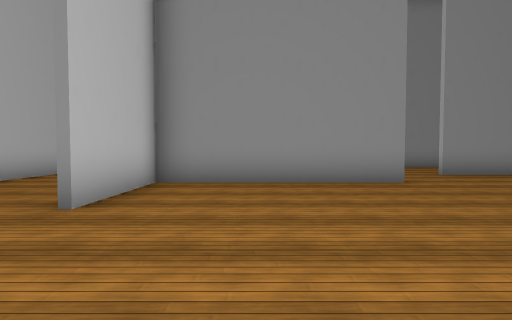
view 1 (above)

17 first-person views from a walk through a Unity game level. The camera is 1.3 m above the floor, tilts 2° down and sees 85° across. The floor is counted in squares, 2 m on a side. Each view is taken from the middle of a square. On the plan, view 1 faces up. The plan holds only what a view shows up to about 9 squares ahead; the rest is blank. The place goes on beyond the plan. The player character is not drawn. Some animated figures are left out. Some surface patterns are stand-ins.

view 2
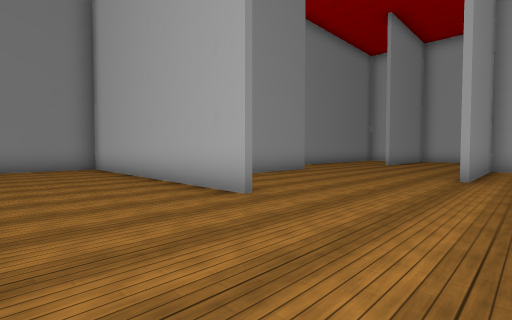

view 3
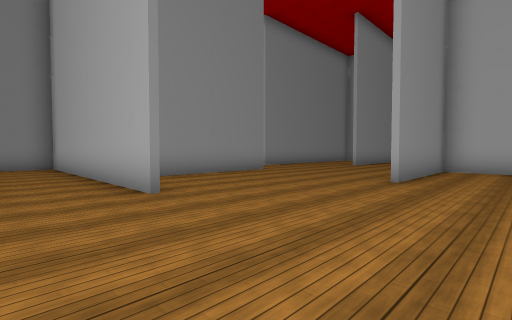

view 4
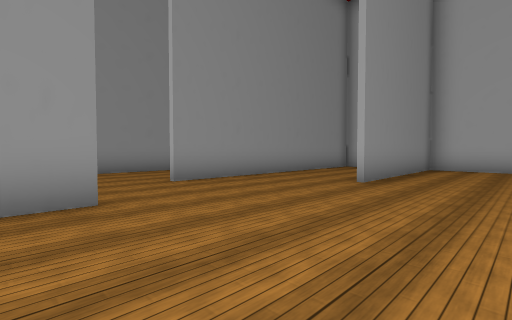

view 5
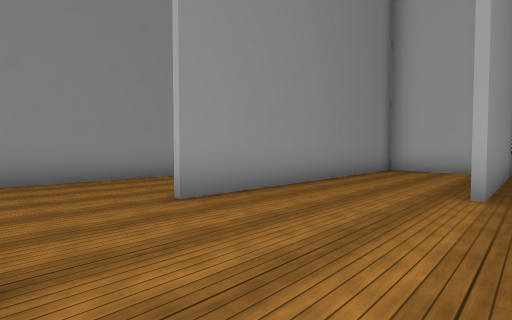

view 6
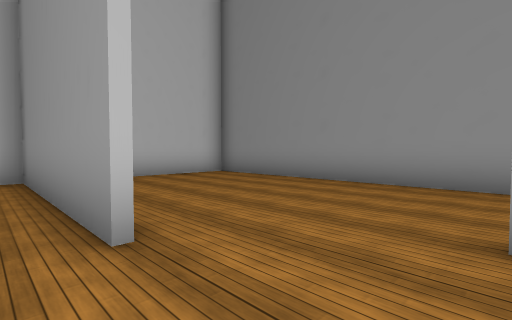

view 7
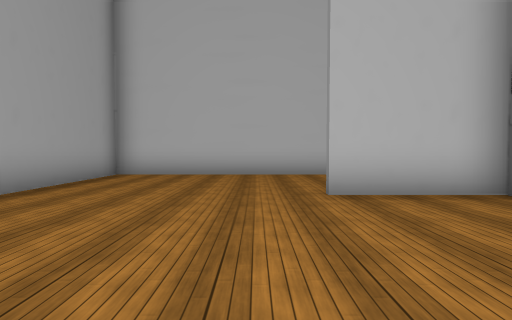

view 8
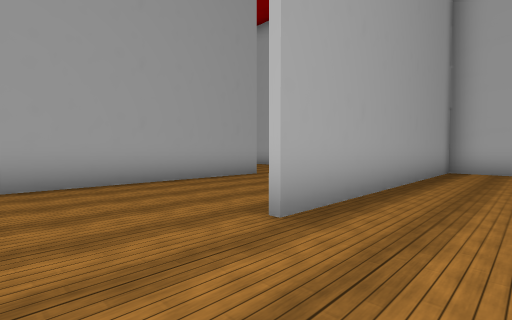

view 9
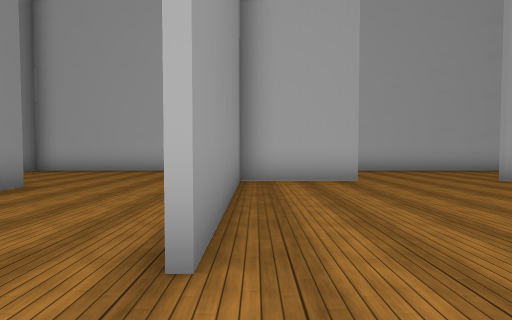

view 10
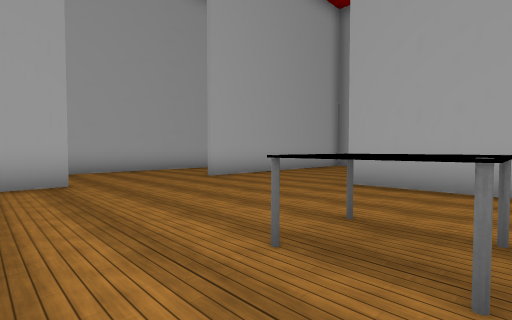

view 11
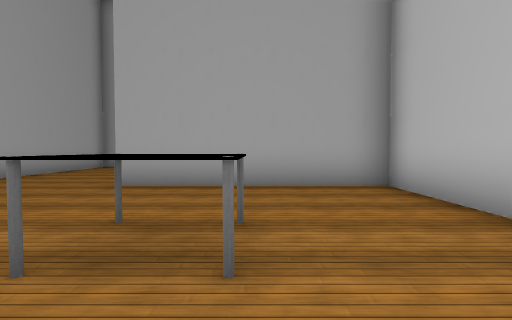

view 12
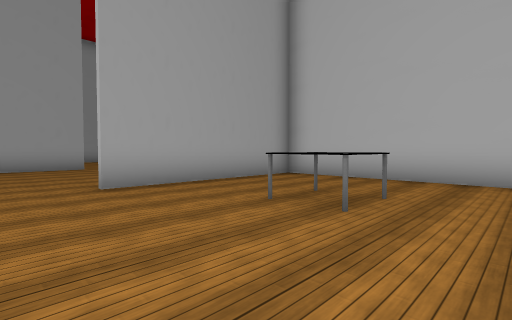

view 13
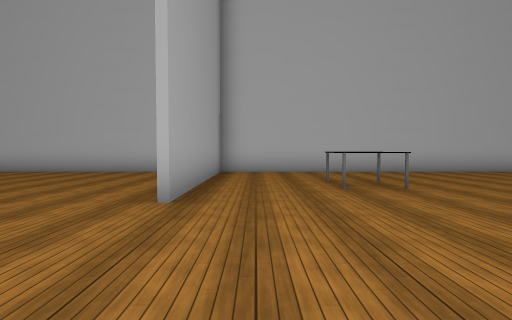

view 14
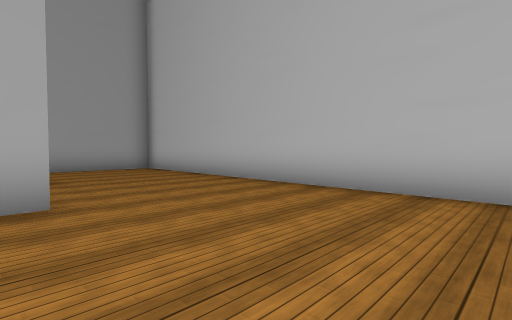

view 15
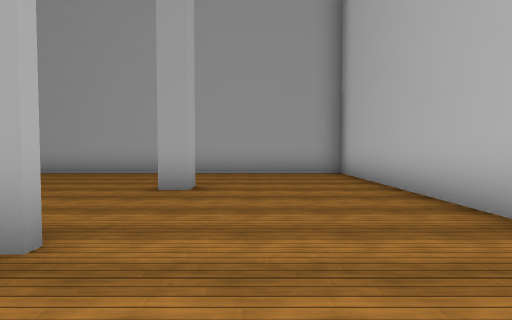

view 16
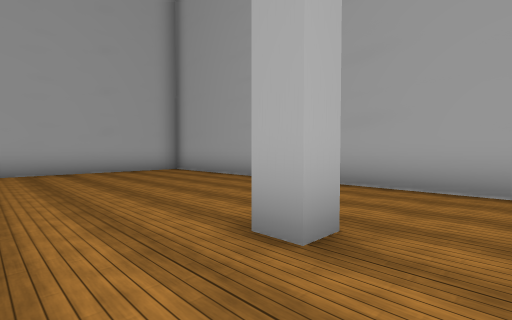

view 17
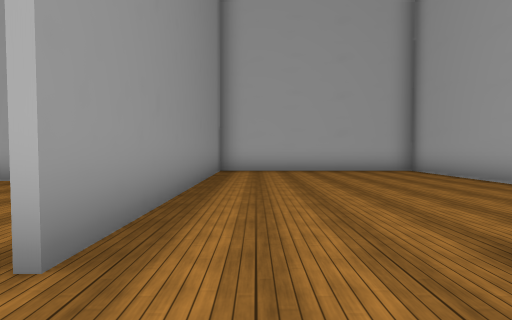

### Floor plan
Ten units are one square. View 1 is at (0, 0); x grows to the right and y downward. Boxes are objects, and circles mark ways between rooms. Rooms are numbered by the first view taken in them; rooms with no view inside come last. Other rooms are left out.
<svg viewBox="-59 -110 188 354">
<path fill="none" stroke="#000" d="M30 -56 -20 -56 -20 -30M-22 -30 -22 -99M-54 -40 -54 17 20 17M-54 -76 -54 -59M-26 -105 -46 -105M66 -105 -20 -105 -20 -76M124 -51 124 -73 49 -73M29 82 29 57 -16 57M29 160 29 112M-54 139 -54 239 58 239 58 179 -16 179M-16 177 6 177M58 138 58 86M-16 55 39 55M-19 211 -19 206 -14 206M20 19 14 19M-54 32 -54 121 -4 121M58 31 58 -9 19 -9"/>
<rect x="-35" y="85" width="20" height="10" fill="#bbb"><title>table</title></rect>
<circle cx="15" cy="5" r="3" fill="#2a7"/>
<text x="10" y="-40">1</text>
<text x="0" y="120">2</text>
</svg>
Room 1 opens to room 2.

Where each view was taken, in squares from view 1:
view 1: 0 up, 0 right, facing up
view 2: 0 up, 5 left, facing up-right
view 3: 1 down, 4 left, facing up-right
view 4: 2 up, 2 right, facing up-right
view 5: 4 up, 3 right, facing up-right
view 6: 5 up, 5 right, facing up-left
view 7: 2 up, 2 right, facing left
view 8: 0 up, 4 right, facing down-left
view 9: 6 down, 3 left, facing right
view 10: 7 down, 3 left, facing down-right
view 11: 7 down, 3 left, facing down
view 12: 7 down, 1 right, facing down-left
view 13: 11 down, 3 right, facing left
view 14: 14 down, 1 left, facing down-left
view 15: 16 down, 3 left, facing down
view 16: 19 down, 3 left, facing down-right
view 17: 19 down, 3 left, facing right
